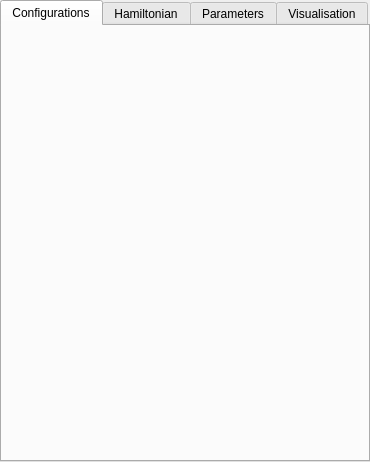
<?xml version="1.0" encoding="UTF-8"?>
<ui version="4.0">
 <class>SettingsWidget</class>
 <widget class="QWidget" name="SettingsWidget">
  <property name="geometry">
   <rect>
    <x>0</x>
    <y>0</y>
    <width>370</width>
    <height>462</height>
   </rect>
  </property>
  <property name="sizePolicy">
   <sizepolicy hsizetype="MinimumExpanding" vsizetype="MinimumExpanding">
    <horstretch>0</horstretch>
    <verstretch>0</verstretch>
   </sizepolicy>
  </property>
  <property name="minimumSize">
   <size>
    <width>110</width>
    <height>200</height>
   </size>
  </property>
  <layout class="QGridLayout" name="gridLayout">
   <property name="leftMargin">
    <number>0</number>
   </property>
   <property name="topMargin">
    <number>0</number>
   </property>
   <property name="rightMargin">
    <number>0</number>
   </property>
   <property name="bottomMargin">
    <number>0</number>
   </property>
   <item row="1" column="0">
    <widget class="QTabWidget" name="tabWidget_Settings">
     <property name="sizePolicy">
      <sizepolicy hsizetype="Expanding" vsizetype="Expanding">
       <horstretch>0</horstretch>
       <verstretch>0</verstretch>
      </sizepolicy>
     </property>
     <property name="minimumSize">
      <size>
       <width>110</width>
       <height>200</height>
      </size>
     </property>
     <property name="baseSize">
      <size>
       <width>400</width>
       <height>200</height>
      </size>
     </property>
     <property name="currentIndex">
      <number>0</number>
     </property>
     <widget class="QWidget" name="tab_Settings_Configurations">
      <attribute name="title">
       <string>Configurations</string>
      </attribute>
      <layout class="QVBoxLayout" name="verticalLayout_3">
       <property name="leftMargin">
        <number>0</number>
       </property>
       <property name="topMargin">
        <number>0</number>
       </property>
       <property name="rightMargin">
        <number>0</number>
       </property>
       <property name="bottomMargin">
        <number>0</number>
       </property>
      </layout>
     </widget>
     <widget class="QWidget" name="tab_Settings_Hamiltonian">
      <attribute name="title">
       <string>Hamiltonian</string>
      </attribute>
      <layout class="QVBoxLayout" name="verticalLayout_5">
       <property name="leftMargin">
        <number>0</number>
       </property>
       <property name="topMargin">
        <number>0</number>
       </property>
       <property name="rightMargin">
        <number>0</number>
       </property>
       <property name="bottomMargin">
        <number>0</number>
       </property>
      </layout>
     </widget>
     <widget class="QWidget" name="tab_Settings_Parameters">
      <attribute name="title">
       <string>Parameters</string>
      </attribute>
      <layout class="QVBoxLayout" name="verticalLayout_2">
       <property name="leftMargin">
        <number>0</number>
       </property>
       <property name="topMargin">
        <number>0</number>
       </property>
       <property name="rightMargin">
        <number>0</number>
       </property>
       <property name="bottomMargin">
        <number>0</number>
       </property>
      </layout>
     </widget>
     <widget class="QWidget" name="tab_Settings_Visualisation">
      <attribute name="title">
       <string>Visualisation</string>
      </attribute>
      <layout class="QVBoxLayout" name="verticalLayout_4">
       <property name="leftMargin">
        <number>0</number>
       </property>
       <property name="topMargin">
        <number>0</number>
       </property>
       <property name="rightMargin">
        <number>0</number>
       </property>
       <property name="bottomMargin">
        <number>0</number>
       </property>
      </layout>
     </widget>
    </widget>
   </item>
  </layout>
 </widget>
 <tabstops>
  <tabstop>tabWidget_Settings</tabstop>
 </tabstops>
 <resources/>
 <connections/>
</ui>
